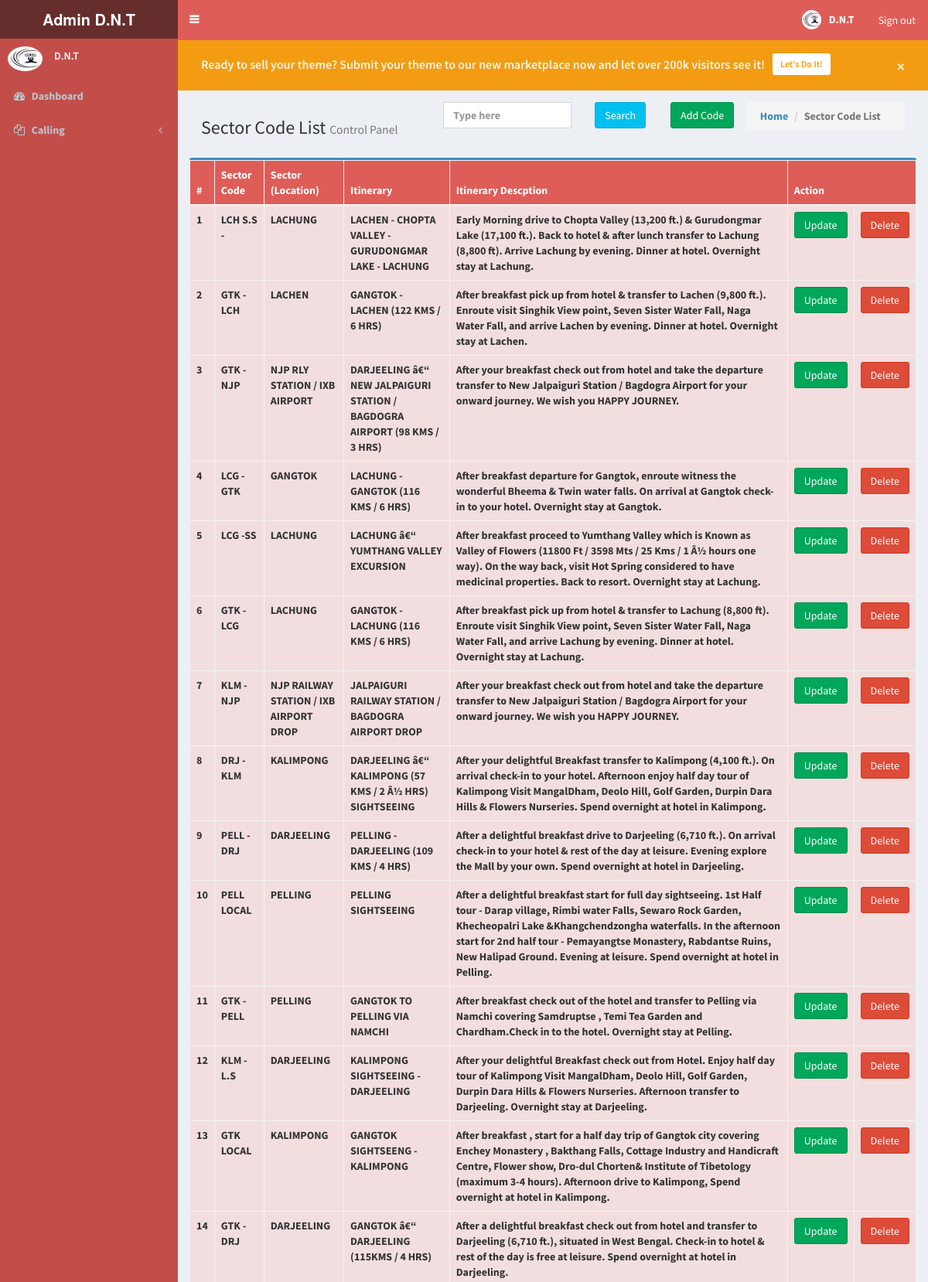
The page /admin/sector-code.php (signed in, upper part) on the database its author committed.
### tables this page shows
CREATE TABLE `sector_code` (
  `id` int(11) NOT NULL,
  `sec_code` varchar(10) NOT NULL,
  `sec_name` varchar(255) NOT NULL,
  `itinerary` text NOT NULL,
  `admin_id` varchar(10) NOT NULL,
  `itinerary_desc` text NOT NULL
);

### admin/include/database.php (called while the page is built, shortened)
<?php
 $admin_id=1;
?>

### admin/sector-code.php (the view, shortened to what this page needs)
<?php include 'include/header.php';
 ?>
 <div class="content-wrapper">
    <section class="content-header">
	<div class="row">
	<div class="col-md-12">
	<div class="col-md-4">
      <h3>Sector Code List
        <small>Control Panel</small></h3>
	  </div>
	  <div class="col-md-5">
	  <div class="row">
	  <div class="col-md-6">
<form action="" method="GET">
<input id="search" name="search" type="text" <?= (empty($_GET["search"]))?'placeholder="Type here"':'value="'.$_GET["search"].'"'; ?> class="form-control">
</div>
<div class="col-md-3">
<input id="submit" type="submit" value="Search" class="btn btn-info">
</div>
<div class="col-md-3">
<button type="button" id="new_sector_query" name="new_sector_query" class="btn btn-success" data-toggle="modal" data-target="#myModal" data-self_id="0" data-admin_id="<?= $admin_id;?>"  data-backdrop="static" data-keyboard="false">Add Code</button>
</div>
</div>
</div>
<div class="col-md-3">
      <ol class="breadcrumb">
        <li><a href="#"><i class="fa fa-gallery"></i> Home</a></li>
        <li class="active">Sector Code List </li>
      </ol>
  </div>
  </div>
  </div>
    </section>
    <section class="content">
	 <div class="row">
	 <div class="col-md-12" id="error-del"></div>
	 <div class="col-md-12">
	 <div class="box box-primary table-responsive">
<?php
if(!empty($_GET["search"])){
	$result1=$con->query("select `id`,sec_code,sec_name,itinerary,itinerary_desc,admin_id from sector_code where admin_id='$admin_id'  && sec_code like '%".$_GET["search"]."%' order by id  desc");
}else{
	$result1=$con->query("select `id`,sec_code,sec_name,itinerary,itinerary_desc,admin_id from sector_code where admin_id='$admin_id' order by id  desc");
}
 if($result1->num_rows>0){
 echo '<table class="table table-hover table-bordered table-striped"><thead><tr style="background-color:#DF5D58; color:#fff;">
<th>#</th>
<th>Sector Code</th>
<th>Sector (Location)</th>
<th>Itinerary</th>
<th>Itinerary Descption</th>
<th colspan="2">Action</th>
</tr></thead><tbody>';
$cnt=1;
while($row_data=$result1->fetch_assoc()){
echo '<tr class="danger"><td>'.$cnt.'</td><td>'.$row_data["sec_code"].'</td><td>'.$row_data["sec_name"].'</td><td>'.$row_data["itinerary"].'</td><td>'.$row_data["itinerary_desc"].'</td><td><a data-toggle="modal" data-target="#myModal" id="edit-sec" data-self_id="'. $row_data['id'] .'"  data-admin_id="'. $row_data['admin_id'] .'" class="btn btn-success">Update</a></td><td><a href="#"  data-backdrop="static" data-keyboard="false" id="del-sec" data-sec_id="'.$row_data["id"].'" Class="btn btn-danger">Delete</a></td></tr> ';
$cnt++;
}
echo "</table>";
 }else{
	 echo '<div style="clear:both" class="alert alert-danger">No Record Found.</div>';
 }
  ?>
	</div>
		</div>
	</div>
    </section>
  </div>
  <?php
include 'include/footer.php';
?>

### rows shown on the page
sector_code: sec_code "LCH S.S -", sec_name "LACHUNG", itinerary "LACHEN - CHOPTA VALLEY - GURUDONGMAR LAKE - LACHUNG", itinerary_desc "Early Morning drive to Chopta Valley (13,200 ft.) & Gurudongmar Lake (17,100 ft.). Back to hotel & after lunch transfer to Lachung (8,800 ft). Arrive Lachung by evening. Dinner at hotel. Overnight stay at Lachung."
sector_code: sec_code "GTK - LCH", sec_name "LACHEN", itinerary "GANGTOK - LACHEN (122 KMS / 6 HRS)", itinerary_desc "After breakfast pick up from hotel & transfer to Lachen (9,800 ft.). Enroute visit Singhik View point, Seven Sister Water Fall, Naga Water Fall, and arrive Lachen by evening. Dinner at hotel. Overnight stay at Lachen."
sector_code: sec_code "GTK - NJP", sec_name "NJP RLY STATION / IXB AIRPORT", itinerary "DARJEELING â€“ NEW JALPAIGURI STATION / BAGDOGRA AIRPORT (98 KMS / 3 HRS)", itinerary_desc "After your breakfast check out from hotel and take the departure transfer to New Jalpaiguri Station / Bagdogra Airport for your onward journey. We wish you HAPPY JOURNEY."
sector_code: sec_code "LCG - GTK", sec_name "GANGTOK", itinerary "LACHUNG - GANGTOK (116 KMS / 6 HRS)", itinerary_desc "After breakfast departure for Gangtok, enroute witness the wonderful Bheema & Twin water falls. On arrival at Gangtok check-in to your hotel. Overnight stay at Gangtok."
sector_code: sec_code "LCG -SS", sec_name "LACHUNG", itinerary "LACHUNG â€“ YUMTHANG VALLEY EXCURSION", itinerary_desc "After breakfast proceed to Yumthang Valley which is Known as Valley of Flowers (11800 Ft / 3598 Mts / 25 Kms / 1 Â½ hours one way). On the way back, visit Hot Spring considered to have medicinal properties. Back to resort. Overnight stay at Lachung."
sector_code: sec_code "GTK - LCG", sec_name "LACHUNG", itinerary "GANGTOK - LACHUNG (116 KMS / 6 HRS)", itinerary_desc "After breakfast pick up from hotel & transfer to Lachung (8,800 ft). Enroute visit Singhik View point, Seven Sister Water Fall, Naga Water Fall, and arrive Lachung by evening. Dinner at hotel. Overnight stay at Lachung."
sector_code: sec_code "KLM - NJP", sec_name "NJP RAILWAY STATION / IXB AIRPORT DROP", itinerary "JALPAIGURI RAILWAY STATION / BAGDOGRA AIRPORT DROP", itinerary_desc "After your breakfast check out from hotel and take the departure transfer to New Jalpaiguri Station / Bagdogra Airport for your onward journey. We wish you HAPPY JOURNEY."
sector_code: sec_code "DRJ - KLM", sec_name "KALIMPONG", itinerary "DARJEELING â€“ KALIMPONG (57 KMS / 2 Â½ HRS) SIGHTSEEING", itinerary_desc "After your delightful Breakfast transfer to Kalimpong (4,100 ft.). On arrival check-in to your hotel. Afternoon enjoy half day tour of Kalimpong Visit MangalDham, Deolo Hill, Golf Garden, Durpin Dara Hills & Flowers Nurseries. Spend overnight at hotel in Kalimpong."
sector_code: sec_code "PELL - DRJ", sec_name "DARJEELING", itinerary "PELLING - DARJEELING (109 KMS / 4 HRS)", itinerary_desc "After a delightful breakfast drive to Darjeeling (6,710 ft.). On arrival check-in to your hotel & rest of the day at leisure. Evening explore the Mall by your own. Spend overnight at hotel in Darjeeling."
sector_code: sec_code "PELL LOCAL", sec_name "PELLING", itinerary "PELLING SIGHTSEEING", itinerary_desc "After a delightful breakfast start for full day sightseeing. 1st Half tour - Darap village, Rimbi water Falls, Sewaro Rock Garden, Khecheopalri Lake &Khangchendzongha waterfalls. In the afternoon start for 2nd half tour - Pemayangtse Monastery, Rabdantse Ruins, New Halipad Ground. Evening at leisure. Spend overnight at hotel in Pelling."
sector_code: sec_code "GTK - PELL", sec_name "PELLING", itinerary "GANGTOK TO PELLING VIA NAMCHI", itinerary_desc "After breakfast check out of the hotel and transfer to Pelling via Namchi covering Samdruptse , Temi Tea Garden and Chardham.Check in to the hotel. Overnight stay at Pelling."
sector_code: sec_code "KLM - L.S", sec_name "DARJEELING", itinerary "KALIMPONG SIGHTSEEING - DARJEELING", itinerary_desc "After your delightful Breakfast check out from Hotel. Enjoy half day tour of Kalimpong Visit MangalDham, Deolo Hill, Golf Garden, Durpin Dara Hills & Flowers Nurseries. Afternoon transfer to Darjeeling. Overnight stay at Darjeeling."
sector_code: sec_code "GTK LOCAL", sec_name "KALIMPONG", itinerary "GANGTOK SIGHTSEENG - KALIMPONG", itinerary_desc "After breakfast , start for a half day trip of Gangtok city covering Enchey Monastery , Bakthang Falls, Cottage Industry and Handicraft Centre, Flower show, Dro-dul Chorten& Institute of Tibetology (maximum 3-4 hours). Afternoon drive to Kalimpong, Spend overnight at hotel in Kalimpong."
sector_code: sec_code "GTK - DRJ", sec_name "DARJEELING", itinerary "GANGTOK â€“ DARJEELING (115KMS / 4 HRS)", itinerary_desc "After a delightful breakfast check out from hotel and transfer to Darjeeling (6,710 ft.), situated in West Bengal. Check-in to hotel & rest of the day is free at leisure. Spend overnight at hotel in Darjeeling."
